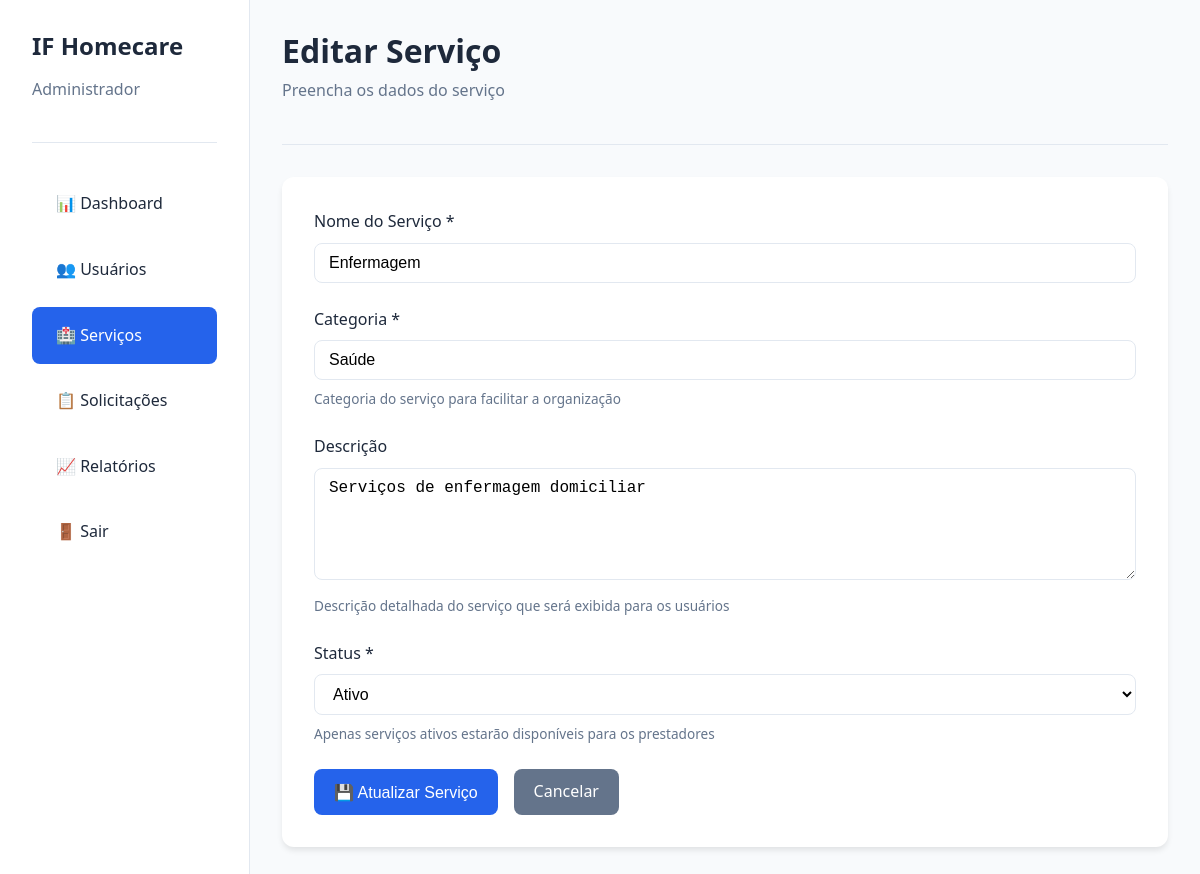
The page /admin/servico_form.php?id=1 (signed in) on the database its author committed.
### tables this page shows
CREATE TABLE servicos (
    id INT AUTO_INCREMENT PRIMARY KEY,
    nome_servico VARCHAR(100) NOT NULL,
    descricao TEXT,
    categoria VARCHAR(50),
    icone VARCHAR(100),
    status ENUM('ativo', 'inativo') DEFAULT 'ativo',
    data_cadastro TIMESTAMP DEFAULT CURRENT_TIMESTAMP,
    data_atualizacao TIMESTAMP DEFAULT CURRENT_TIMESTAMP ON UPDATE CURRENT_TIMESTAMP,
    INDEX idx_categoria (categoria),
    INDEX idx_status (status)
);

### admin/servico_form.php (the view, shortened to what this page needs)
<?php
$db = getDB();
$servico = null;
$isEdit = false;
if (isset($_GET['id'])) {
    $id = (int)$_GET['id'];
    $isEdit = true;
    try {
        $stmt = $db->prepare("SELECT * FROM servicos WHERE id = ?");
        $stmt->execute([$id]);
        $servico = $stmt->fetch();
    } catch (PDOException $e) {
        setAlert('Erro ao buscar serviço.', 'error');
        redirect('/admin/servicos.php');
    }
}
?>
<!DOCTYPE html>
<html lang="pt-BR">
<head>
    <link rel="stylesheet" href="../assets/css/style.css">
</head>
<body>
<div class="dashboard">
    <aside class="sidebar">
        <div class="sidebar-header">
            <h3><?= SITE_NAME ?></h3>
            <p>Administrador</p>
        </div>
        <ul class="sidebar-menu">
            <li><a href="index.php">📊 Dashboard</a></li>
            <li><a href="usuarios.php">👥 Usuários</a></li>
            <li><a href="servicos.php" class="active">🏥 Serviços</a></li>
            <li><a href="solicitacoes.php">📋 Solicitações</a></li>
            <li><a href="relatorios.php">📈 Relatórios</a></li>
            <li><a href="../auth/logout.php">🚪 Sair</a></li>
        </ul>
    </aside>
    <main class="main-content">
        <div class="page-header">
            <h1><?= $isEdit ? 'Editar Serviço' : 'Novo Serviço' ?></h1>
            <p>Preencha os dados do serviço</p>
        </div>
        <div class="card">
            <form method="POST">
                <div class="form-group">
                    <label for="nome_servico">Nome do Serviço *</label>
                    <input type="text" id="nome_servico" name="nome_servico" required
                           value="<?= $servico ? htmlspecialchars($servico['nome_servico']) : '' ?>"
                           placeholder="Ex: Enfermagem Domiciliar">
                </div>
                <div class="form-group">
                    <label for="categoria">Categoria *</label>
                    <input type="text" id="categoria" name="categoria" required
                           value="<?= $servico ? htmlspecialchars($servico['categoria']) : '' ?>"
                           placeholder="Ex: Saúde, Cuidados, Terapia">
                    <small>Categoria do serviço para facilitar a organização</small>
                </div>
                <div class="form-group">
                    <label for="descricao">Descrição</label>
                    <textarea id="descricao" name="descricao" rows="5"
                              placeholder="Descreva o serviço..."><?= $servico ? htmlspecialchars($servico['descricao']) : '' ?></textarea>
                    <small>Descrição detalhada do serviço que será exibida para os usuários</small>
                </div>
                <div class="form-group">
                    <label for="status">Status *</label>
                    <select id="status" name="status" required>
                        <option value="ativo" <?= ($servico && $servico['status'] === 'ativo') ? 'selected' : '' ?>>
                            Ativo
                        </option>
                    </select>
                    <small>Apenas serviços ativos estarão disponíveis para os prestadores</small>
                </div>
                <div style="display: flex; gap: 1rem; margin-top: 1.5rem;">
                    <button type="submit" class="btn btn-primary">
                        <?= $isEdit ? '💾 Atualizar Serviço' : '➕ Cadastrar Serviço' ?>
                    </button>
                    <a href="servicos.php" class="btn btn-secondary">Cancelar</a>
                </div>
            </form>
        </div>
    </main>
</div>
</body>
</html>

### rows shown on the page
servicos: nome_servico "Enfermagem", categoria "Saúde", descricao "Serviços de enfermagem domiciliar", status "Ativo"

### other values the page prints
SITE_NAME "IF Homecare"
